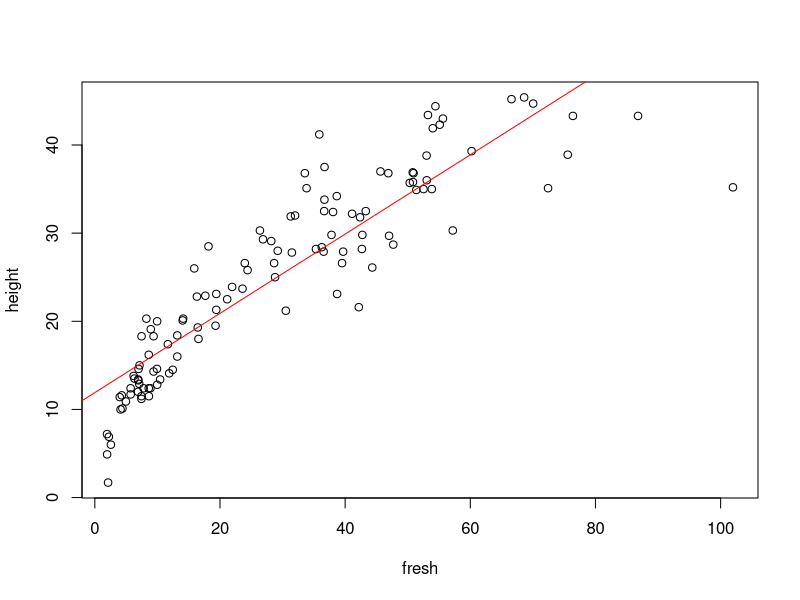
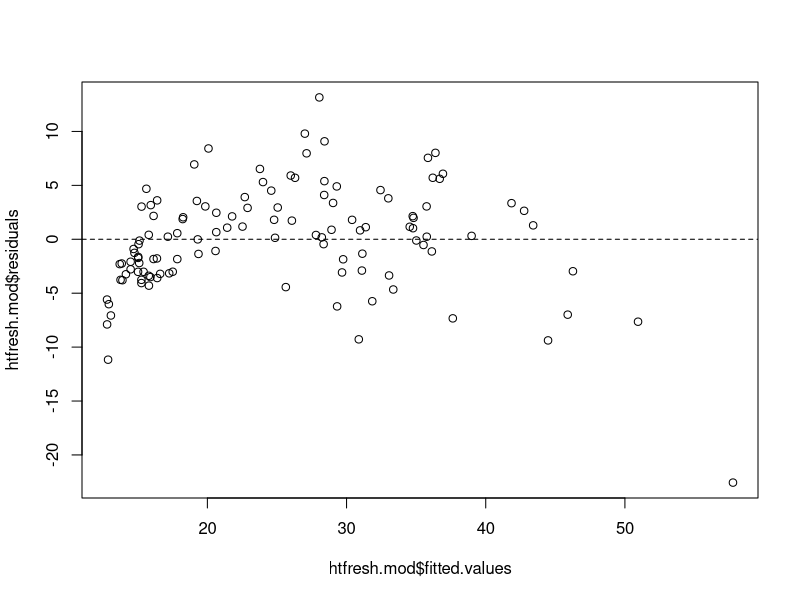
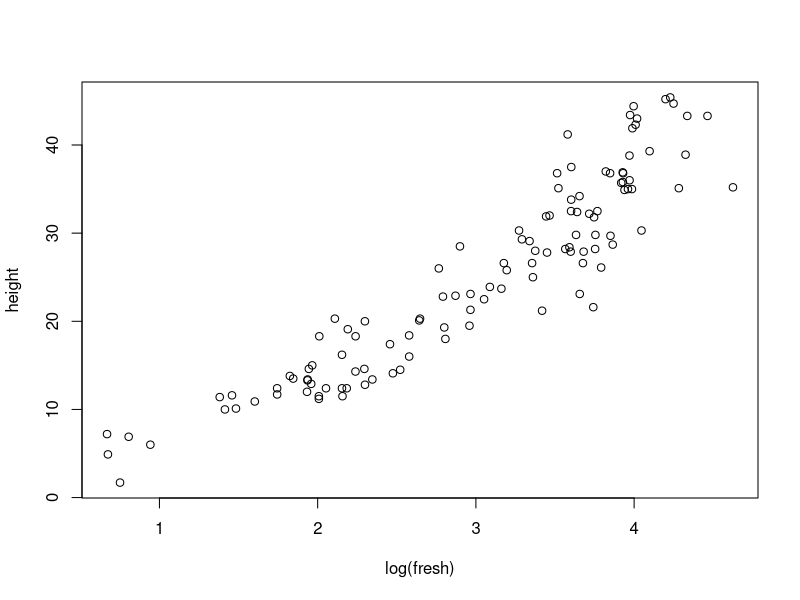
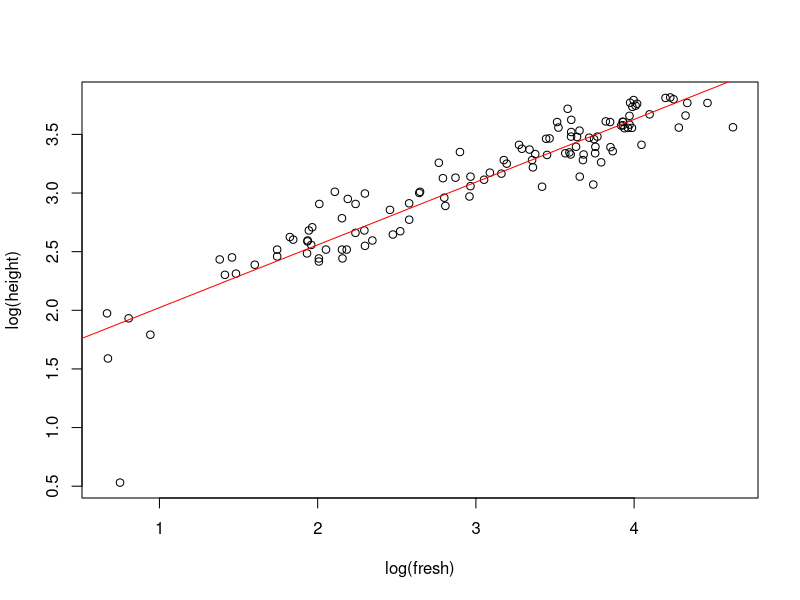
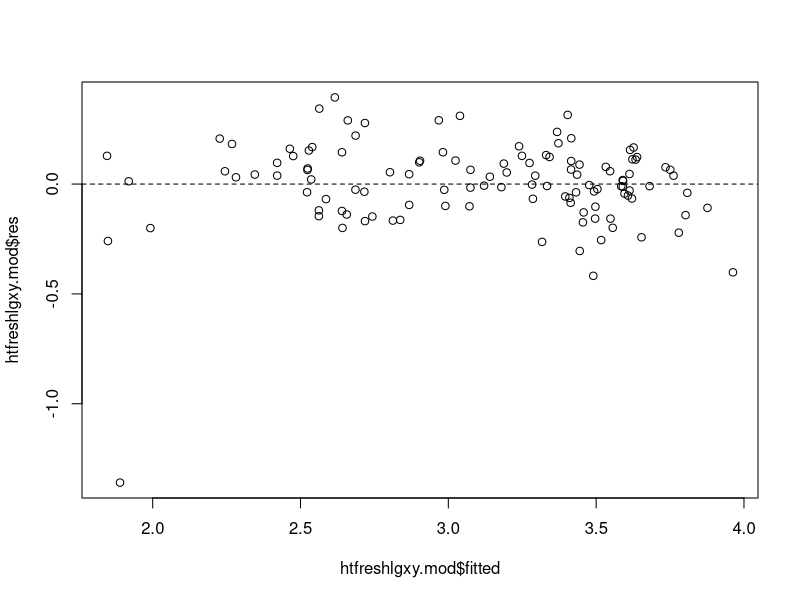
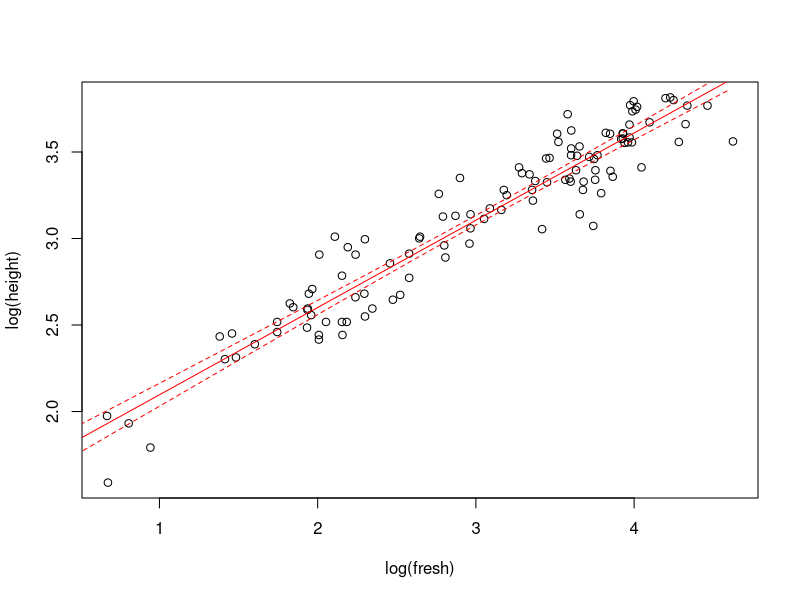
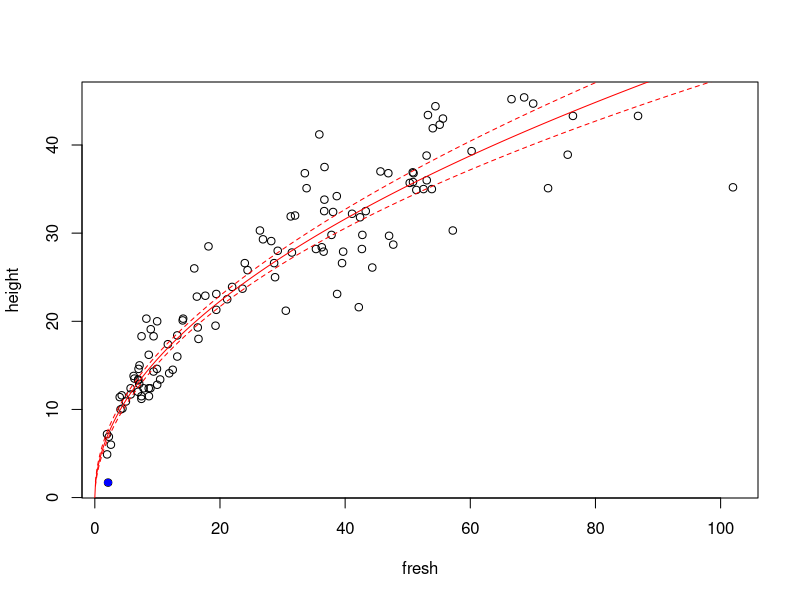
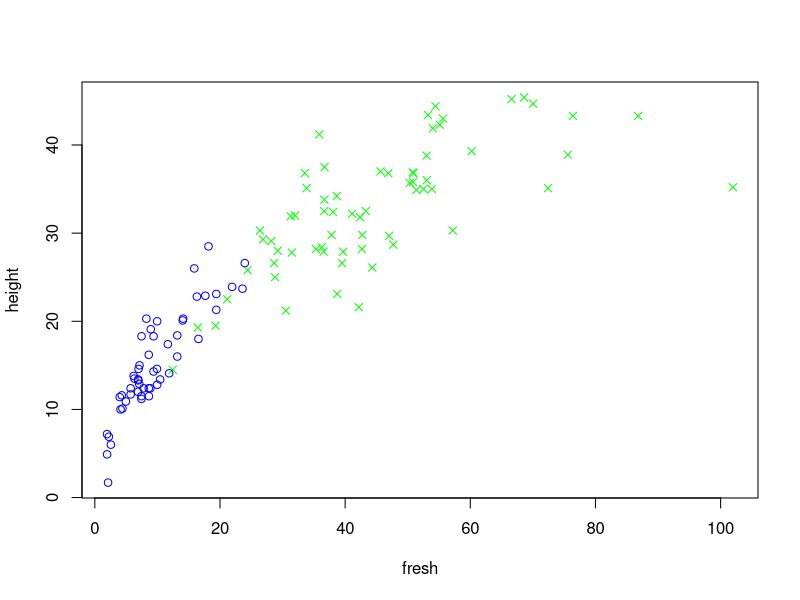

Write R code to recreate these figures, in order.
##Revision: Preparing and loading data

#always remember to change working directory first!
mangrove <- read.table("mangrove.txt", header=TRUE, sep="\t")

#sometimes, it is necesary to assign row names
#especially in ordination so that the data matrix is clean
#but rown names must be unique
community <- read.table("community.txt", header=TRUE, row.names=1, sep="\t")
env <- read.table("env.txt", header=TRUE, row.names=1, sep="\t")

#but usually not necessary, especially for regression
aroid <- read.table("aroid.txt", header=TRUE, sep="\t")

##Simple linear regression

#let's asking a stupid question:
#is height of propagules a function of fresh weight?

htfresh.mod <- lm(height~fresh, data=mangrove)
summary(htfresh.mod)
#interpret the results:
#some 80% of variation in height is explained by fresh mass
#the slope of the best fit line is 0.44964,
#and this slope is significantly different from 0 (p-value<2x10^-16)
#the intercept is 12.37811 (usually significance is disregarded), etc.

#the fitted model contains many goodies!

names(htfresh.mod)
htfresh.mod$coefficients #alternatively, just "coeff" if the short form is unique

#use this to plot a straight line through the scatterplot to visualize the relationship
plot(height~fresh, data=mangrove)
abline(htfresh.mod$coeff, col="red")

#the line doesn't look quite right
#this can be seen better via a residual plot
plot(htfresh.mod$residuals~htfresh.mod$fitted.values)
#ideally residuals should be randomly scattered above and below 0
abline(h=0, lty=2)

#a remedial measure for this can be to transform variables
#let's try logging the explanatory variable
plot(height~log(fresh), data=mangrove)
#another assumption of linear models is homogeneity of variance
#let's log the response variable as well
plot(log(height)~log(fresh), data=mangrove)
#this is potentially better. Fit a linear model to confirm
htfreshlgxy.mod <- lm(log(height)~log(fresh), data=mangrove)
abline(htfreshlgxy.mod$coeff, col="red")
#looks better, but there seems to be an outlier
#let's check the residual plot
plot(htfreshlgxy.mod$res~htfreshlgxy.mod$fitted)
abline(h=0, lty=2)
#identify the outlier
identify(htfreshlgxy.mod$fitted, htfreshlgxy.mod$res, labels=rownames(mangrove[complete.cases(mangrove),]))
mangrove[73,]
#re-run the analysis excluding case no. 73
plot(log(height)~log(fresh), data=mangrove[-73,])
htfreshlgxya.mod <- lm(log(height)~log(fresh), data=mangrove[-73,])
abline(htfreshlgxya.mod$coeff, col="red")

#we can even draw confidence intervals
fresh <- seq(0,100,0.1) #first create a series of x-values to predict from
predicted <- predict(htfreshlgxya.mod, newdata=data.frame(fresh), interval="confidence")
lines(predicted[,2]~log(fresh), col="red", lty=2)
lines(predicted[,3]~log(fresh), col="red", lty=2)

#axis are logged. Can we plot them in their original scales?
plot(height~fresh, data=mangrove)
lines(exp(predicted[,1])~fresh, col="red")
lines(exp(predicted[,2])~fresh, col="red", lty=2)
lines(exp(predicted[,3])~fresh, col="red", lty=2)
#find out where that outlier was
points(height~fresh, data=mangrove[73,], pch=16, col="blue")

#Categorical explanatory variables

plot(height~fresh, data=mangrove, type="n")
points(height~fresh, data=mangrove, subset=mangrove$species=="bgymnorhiza", pch=4, col="green")
points(height~fresh, data=mangrove, subset=mangrove$species=="bcylindrica", pch=1, col="blue")

#are the relationships between height and fresh weight different between the two species?
#we will be testing the log-log relationships, i.e.
plot(log(height)~log(fresh), data=mangrove, type="n", xlim=c(0,5))
points(log(height)~log(fresh), data=mangrove, subset=mangrove$species=="bgymnorhiza", pch=4, col="green")
points(log(height)~log(fresh), data=mangrove, subset=mangrove$species=="bcylindrica", pch=1, col="blue")
#don't forget that outlier!
points(log(height)~log(fresh), data=mangrove[73,], pch=16, col="blue")

htfreshsplglg.mod <- lm(log(height)~log(fresh)+species, data=mangrove[-73])
summary(htfreshsplglg.mod)

#plot the separate best fit lines
htfreshsplglg.mod$coeff #take a look at the coefficients matrix first
abline(htfreshsplglg.mod$coeff[1]+htfreshsplglg.mod$coeff[3],htfreshsplglg.mod$coeff[2], col="green", lty=2, lwd=2)
abline(htfreshsplglg.mod$coeff[1],htfreshsplglg.mod$coeff[2], col="blue", lty=2, lwd=2)

#is this the whole picture?
#add an interaction term between explanatory variables

htfreshsplglg.mod2 <- lm(log(height)~log(fresh)*species, data=mangrove[-73])
summary(htfreshsplglg.mod2)
#bordline significant lower order categorical term
#indicates that the two lines may (or may not) have the same intercept
#perhaps only slopes are different
htfreshsplglg.mod2$coeff
abline(htfreshsplglg.mod2$coeff[1]+htfreshsplglg.mod2$coeff[3], htfreshsplglg.mod2$coeff[4]+htfreshsplglg.mod2$coeff[2], lty=1, col="green", lwd=2)
abline(htfreshsplglg.mod2$coeff[1], htfreshsplglg.mod2$coeff[2], lty=1, col="blue", lwd=2)
abline(v=0) #ok, not the same intercept, but at the borders of a 95% C.I.

#two questions to try out at home:
#(1) How do you plot the best fit lines if the first order categorical terms was significant?
#(2) How do you plot on the original (unlogged) axis?

##Multiple linear regression
#let's move on to the next data set

env
community

#simple things first: is there an easy way to calculate diversity indices in R?

library(vegan)
#the thing about the vegan package is that the community matrix has to be species as columns and plots as rows
shannon <- diversity(community, index="shannon") #Simpson's also available
specrich <- specnumber(community)

#let's try to regress shannon's index against evironmental variables

#exploratory plots are always the first thing to do
pairs(env)
pairs(cbind(env,shannon))
#are there any obvious relationships?
pairs(cbind(env,shannon), lower.panel=panel.smooth) #the red lines are loess smoothers

#always check for multi-collinearity
#simple way: correlation tests

cor(env$clay, env$silt); cor(env$silt,env$sand); cor(env$sand, env$clay)
#all Pearson's correlation coefficients are very high
#check for significance, using Spearman's
cor.test(env$clay, env$silt, method="spearman")
cor.test(env$silt, env$sand, method="spearman")
cor.test(env$sand, env$clay, method="spearman")
#these three were not independent anyway: add up to 100%

#avoiding collinearity: combine variables
soil.clust <- hclust(vegdist(env[6:8], method="jaccard"))
plot(soil.clust)

#let's classify plots into 2 groups based on combined soil texture
rect.hclust(soil.clust, k=2, border="red")
#save this as a categorical variable
env$soil <- cutree(soil.clust, k=2)
#remove the original three variables
env <- env[-6:-8]

env

pairs(cbind(env,shannon), lower.panel=panel.smooth)
#looks like there is a bimodal relationship with forest
#quadratic terms are added with a identity matrix "I"
div.mod <- lm(shannon~pH+moisture+incline+forest+I(forest^2)+area+soil, data=env)
summary(div.mod)
#does this mean that all variables are not significant?

#simplest form of model selection: drop variables with least significant p-values
div.mod2 <- update(div.mod, ~.-soil)
summary(div.mod2) #area is now borderline significant! Drop another variable.
div.mod3 <- update(div.mod2, ~.-moisture)
summary(div.mod3)
#we can't drop forest without violating the hierarchy of the terms
#drop next least significant first order term
div.mod4 <- update(div.mod3, ~.-pH)
summary(div.mod4)
#still can't drop forest as forest^2 is now borderline significant. On the other hand, area is no longer.
div.mod5 <- update(div.mod4, ~.-incline)
summary(div.mod5)
#finally, drop last non-forest term
div.mod6 <- update(div.mod5, ~.-area)
summary(div.mod6)

#plot best fit quadratic line with confidence intervals
forest <- seq(min(env$forest), max(env$forest))
div.mod6.pred <- predict(div.mod6, newdata=data.frame(forest), interval="confidence")
plot(shannon~forest, data=env, ylim=c(0,2))
lines(div.mod6.pred[1], col="red")
lines(div.mod6.pred[,1], col="red")
lines(div.mod6.pred[,2], col="red", lty=2)
lines(div.mod6.pred[,3], col="red", lty=2)

#p-values can be a dodgy criteria for variable selection
#now common to use Akaike's Information Criterion
#e.g.
drop1(div.mod) #soil is also the first to be dropped, and so on...
#how about automating the backward stepwise procedure?
step(div.mod, direction="backward")
#different final model selected, because model hierarchy was violated in the first step!
#don't recommend it
#forward stepwise also possible
div1.mod <- lm(shannon~+1, data=env)
step(div1.mod, direction="forward", scope=shannon~pH+moisture+incline+forest+area+soil)
#again, different model
#possible to search through interaction terms
step(div1.mod, direction="forward", scope=shannon~pH*moisture*incline*forest*area*soil)
#but final model may be difficult to interpret
#automated method in R does not take into account quadratic terms
#interaction terms should only be included if there is ecological theory to interpret it
#many possible starting points affect the final model chosen
#yet assumes only one optimal final model
#all in all, stepwise procedures especially with large numbers of variables are difficult to carry out and justify

#question: can we regress on species counts as a response variable?

##Ordination: Non-parametric MultiDimensional Scaling
#warning: theory-wise, this can be deep water since we do not learn multivariate statistics in undergraduate courses

library(MASS)

grass.mds <- metaMDS(community, distance="bray")
plot(grass.mds, type="t")
#do the plots show any obvious clusters in the ordination space?
grass.clust <- hclust(vegdist(community, method="bray"))
plot(grass.clust)

#Gradient Analysis: find out the correlations of environmental variables with the ordination axes
#fits the environmental variables as a convex hull over the ordination surface
grass.envfit <- envfit(grass.mds, env, permutations=1000) #calculates p-values via permuatations
grass.envfit #degree of correlation given by r2
#see how it looks visually
plot(grass.mds, display="sites", type="t")
plot(grass.envfit, add=TRUE, col="blue")
abline(h=0, lty=2)
abline(v=0, lty=2)
#investigate the actual gradient of change
ordisurf(grass.mds, env$forest, col="green", add=TRUE)
#see why it is called a "convex hull": not always flat surface
ordisurf(grass.mds, env$moisture, col="darkgreen", add=TRUE)

#(if there's time) Species accumulation curves and estimated species richness
grass.sac <- specaccum(community)
plot(grass.sac)
specpool(community)
#if you're familiar with the code, nicer graphs are usually possible
plot(grass.sac$richness~grass.sac$sites, type="n", ylim=c(0,19), xlim=c(0,12), xlab="No. of plots surveyed", ylab="Expected cumulative species richness")
lines(c(0,grass.sac$richness)~c(0,grass.sac$sites))
lines(grass.sac$sites[-12], grass.sac$richness[-12]+grass.sac$sd[-12], lty=2)
lines(grass.sac$sites[-12], grass.sac$richness[-12]-grass.sac$sd[-12], lty=2)

##Revision: one-way ANalysis Of VAriance
#let's return to the original purpose of the mangrove data set

gymt.aov <- aov(dry~treatment, data=mangrove, subset=species=="bgymnorhiza")
cylt.aov <- aov(dry~treatment, data=mangrove, subset=species=="bcylindrica")
summary(gymt.aov); summary(cylt.aov)
#treatment with hormones did not have a significant effect on dry weight of both species

##two-way ANOVA
#controlling for salinity...
gymtsal.aov <- aov(dry~treatment+salinity, data=mangrove, subset=species=="bgymnorhiza")
cyltsal.aov <- aov(dry~treatment+salinity, data=mangrove, subset=species=="bcylindrica")
summary(gymtsal.aov); summary(cyltsal.aov)
#treatment was still not significant (neither was salinity)

#interaction effects...
gymtxsal.aov <- aov(log(dry)~treatment*salinity, data=mangrove, subset=species=="bgymnorhiza")
cyltxsal.aov <- aov(log(dry)~treatment*salinity, data=mangrove, subset=species=="bcylindrica")
summary(gymtxsal.aov); summary(cyltxsal.aov)
#interaction term was borderline significant with B. gymnorhiza

#let's see how the means of each treatment group look on graphs
gym.survived <- tapply(mangrove$survival[mangrove$survival=="Y"&mangrove$species=="bgymnorhiza"], mangrove[mangrove$survival=="Y"&mangrove$species=="bgymnorhiza",names(mangrove)=="treatment"|names(mangrove)=="salinity"], length)
gymdry.mean <- tapply(mangrove$dry[mangrove$species=="bgymnorhiza"], mangrove[mangrove$species=="bgymnorhiza",names(mangrove)=="treatment"|names(mangrove)=="salinity"], mean, na.rm=TRUE)
gymdry.sd <- tapply(mangrove$dry[mangrove$species=="bgymnorhiza"], mangrove[mangrove$species=="bgymnorhiza",names(mangrove)=="treatment"|names(mangrove)=="salinity"], sd, na.rm=TRUE)
gymdry.se <- gymdry.sd/sqrt(gym.survived)

gym.bar <- barplot(gymdry.mean, beside=TRUE, ylim=c(0,25), ylab="Dry weight /g", xlab="Salinity /%", legend=c("treatment","control"), main="Bruguiera gymnorhiza", axis.lty=1)
arrows(gym.bar, gymdry.mean-gymdry.se, gym.bar, gymdry.mean+gymdry.se, angle=90, code=3, length=0.1)

cyl.survived <- tapply(mangrove$survival[mangrove$survival=="Y"&mangrove$species=="bcylindrica"], mangrove[mangrove$survival=="Y"&mangrove$species=="bcylindrica",names(mangrove)=="treatment"|names(mangrove)=="salinity"], length)
cyldry.mean <- tapply(mangrove$dry[mangrove$species=="bcylindrica"], mangrove[mangrove$species=="bcylindrica",names(mangrove)=="treatment"|names(mangrove)=="salinity"], mean, na.rm=TRUE)
cyldry.sd <- tapply(mangrove$dry[mangrove$species=="bcylindrica"], mangrove[mangrove$species=="bcylindrica",names(mangrove)=="treatment"|names(mangrove)=="salinity"], sd, na.rm=TRUE)
cyldry.se <- cyldry.sd/sqrt(cyl.survived)

cyl.bar <- barplot(cyldry.mean, beside=TRUE, ylim=c(0,5), ylab="Dry weight /g", xlab="Salinity /%", legend=c("treatment", "control"), main="Bruguiera cylindrica", axis.lty=1)
arrows(cyl.bar, cyldry.mean-cyldry.se, cyl.bar, cyldry.mean+cyldry.se, angle=90, code=3, length=0.1)

#(if time permits): let's try ANOVA on survival rates in the aroid dataset

dseguine.aov <- aov(Survival~Light*Water, data=aroid, subset=Species=="Dieffenbachia seguine")
dcamilla.aov <- aov(Survival~Light*Water, data=aroid, subset=Species=="Dieffenbachia Camilla")
eaureum.aov <- aov(Survival~Light*Water, data=aroid, subset=Species=="Epipremnum aureum")
spodo.aov <- aov(Survival~Light*Water, data=aroid, subset=Species=="Syngonium podophyllum")

summary(dseguine.aov); summary(dcamilla.aov); summary(eaureum.aov); summary(spodo.aov)

#question: What's wrong with this analysis?
#clue: look at the graphs
dseguine.mean <- tapply(aroid$Survival[aroid$Species=="Dieffenbachia seguine"], aroid[aroid$Species=="Dieffenbachia seguine",names(aroid)=="Light"|names(aroid)=="Water"], mean)
dcamilla.mean <- tapply(aroid$Survival[aroid$Species=="Dieffenbachia Camilla"], aroid[aroid$Species=="Dieffenbachia Camilla",names(aroid)=="Light"|names(aroid)=="Water"], mean)
eaureum.mean <- tapply(aroid$Survival[aroid$Species=="Epipremnum aureum"], aroid[aroid$Species=="Epipremnum aureum",names(aroid)=="Light"|names(aroid)=="Water"], mean)
spodo.mean <- tapply(aroid$Survival[aroid$Species=="Syngonium podophyllum"], aroid[aroid$Species=="Syngonium podophyllum",names(aroid)=="Light"|names(aroid)=="Water"], mean)

dseguine.sd <- tapply(aroid$Survival[aroid$Species=="Dieffenbachia seguine"], aroid[aroid$Species=="Dieffenbachia seguine",names(aroid)=="Light"|names(aroid)=="Water"], sd)
dcamilla.sd <- tapply(aroid$Survival[aroid$Species=="Dieffenbachia Camilla"], aroid[aroid$Species=="Dieffenbachia Camilla",names(aroid)=="Light"|names(aroid)=="Water"], sd)
eaureum.sd <- tapply(aroid$Survival[aroid$Species=="Epipremnum aureum"], aroid[aroid$Species=="Epipremnum aureum",names(aroid)=="Light"|names(aroid)=="Water"], sd)
spodo.sd <- tapply(aroid$Survival[aroid$Species=="Syngonium podophyllum"], aroid[aroid$Species=="Syngonium podophyllum",names(aroid)=="Light"|names(aroid)=="Water"], sd)

dseguine.n <- tapply(aroid$Survival[aroid$Species=="Dieffenbachia seguine"], aroid[aroid$Species=="Dieffenbachia seguine",names(aroid)=="Light"|names(aroid)=="Water"], length)
dcamilla.n <- tapply(aroid$Survival[aroid$Species=="Dieffenbachia Camilla"], aroid[aroid$Species=="Dieffenbachia Camilla",names(aroid)=="Light"|names(aroid)=="Water"], length)
eaureum.n <- tapply(aroid$Survival[aroid$Species=="Epipremnum aureum"], aroid[aroid$Species=="Epipremnum aureum",names(aroid)=="Light"|names(aroid)=="Water"], length)
spodo.n <- tapply(aroid$Survival[aroid$Species=="Syngonium podophyllum"], aroid[aroid$Species=="Syngonium podophyllum",names(aroid)=="Light"|names(aroid)=="Water"], length)

dseguine.se <- dseguine.sd/sqrt(dseguine.n)
dcamilla.se <- dcamilla.sd/sqrt(dcamilla.n)
eaureum.se <- eaureum.sd/sqrt(eaureum.n)
spodo.se <- spodo.sd/sqrt(spodo.n)

par(mfrow=c(2,2))
bar.dseguine <- barplot(t(dseguine.mean), beside=TRUE, ylim=c(0,1), main="Dieffenbachia seguine", las=3)
arrows(bar.dseguine, t(dseguine.mean)+t(dseguine.se), bar.dseguine, t(dseguine.mean)-t(dseguine.se), code=3, length=0.05, angle=90)

bar.dcamilla <- barplot(t(dcamilla.mean), beside=TRUE, ylim=c(0,1), main="Dieffenbachia 'Camilla'", las=3)
arrows(bar.dcamilla, t(dcamilla.mean)+t(dcamilla.se), bar.dcamilla, t(dcamilla.mean)-t(dcamilla.se), code=3, length=0.05, angle=90)

bar.eaureum <- barplot(t(eaureum.mean), beside=TRUE, ylim=c(0,1), main="Epipremnum aureum", las=3)
arrows(bar.eaureum, t(eaureum.mean)+t(eaureum.se), bar.eaureum, t(eaureum.mean)-t(eaureum.se), code=3, length=0.05, angle=90)

bar.spodo <- barplot(t(spodo.mean), beside=TRUE, ylim=c(0,1), main="Syngonium podophyllum", las=3)
arrows(bar.spodo, t(spodo.mean)+t(spodo.se), bar.spodo, t(spodo.mean)-t(spodo.se), code=3, length=0.05, angle=90)